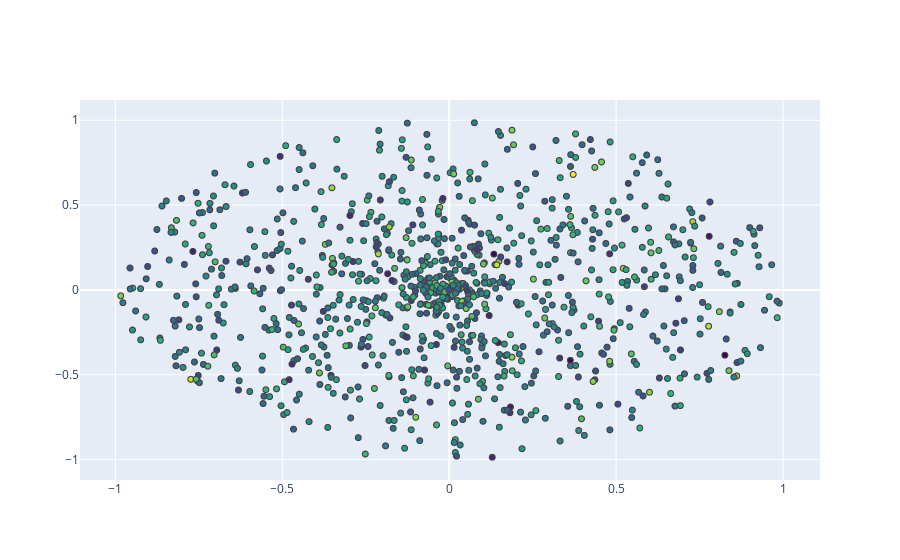

Source (notebook cell):
### Code cell
iplot(fig)

### Figure 1 — Plotly figure (JSON) as saved in the notebook; plotly's stock layout.template omitted (floating-point values rounded to 4 significant figures; data arrays with more than 128 entries replaced by an {"elided": "..."} marker saying what was removed)
{"data": [{"marker": {"color": {"elided": "1000 float values"}, "colorscale": [[0, "#440154"], [0.1111, "#482878"], [0.2222, "#3e4989"], [0.3333, "#31688e"], [0.4444, "#26828e"], [0.5556, "#1f9e89"], [0.6667, "#35b779"], [0.7778, "#6ece58"], [0.8889, "#b5de2b"], [1, "#fde725"]], "line": {"width": 1}}, "mode": "markers", "type": "scattergl", "x": {"elided": "1000 float values"}, "y": {"elided": "1000 float values"}}], "layout": {}}
